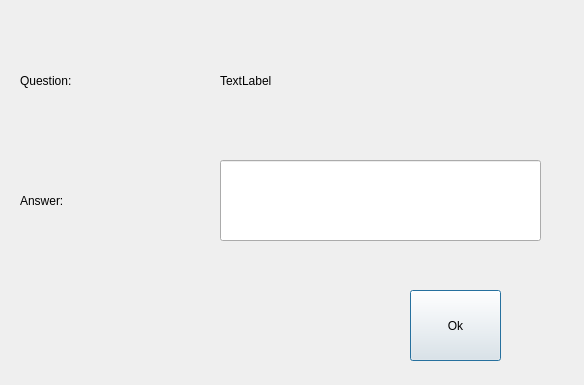
<?xml version="1.0" encoding="UTF-8"?>
<ui version="4.0">
 <class>ArithmeticWindow</class>
 <widget class="QDialog" name="ArithmeticWindow">
  <property name="geometry">
   <rect>
    <x>0</x>
    <y>0</y>
    <width>584</width>
    <height>385</height>
   </rect>
  </property>
  <property name="windowTitle">
   <string>Dialog</string>
  </property>
  <widget class="QLabel" name="label">
   <property name="geometry">
    <rect>
     <x>20</x>
     <y>140</y>
     <width>421</width>
     <height>121</height>
    </rect>
   </property>
   <property name="text">
    <string>Answer:</string>
   </property>
  </widget>
  <widget class="QLineEdit" name="lineEdit">
   <property name="geometry">
    <rect>
     <x>220</x>
     <y>160</y>
     <width>321</width>
     <height>81</height>
    </rect>
   </property>
  </widget>
  <widget class="QLabel" name="label_2">
   <property name="geometry">
    <rect>
     <x>220</x>
     <y>40</y>
     <width>311</width>
     <height>81</height>
    </rect>
   </property>
   <property name="text">
    <string>TextLabel</string>
   </property>
  </widget>
  <widget class="QPushButton" name="pushButton">
   <property name="geometry">
    <rect>
     <x>410</x>
     <y>290</y>
     <width>91</width>
     <height>71</height>
    </rect>
   </property>
   <property name="text">
    <string>Ok</string>
   </property>
  </widget>
  <widget class="QLabel" name="label_3">
   <property name="geometry">
    <rect>
     <x>20</x>
     <y>40</y>
     <width>171</width>
     <height>81</height>
    </rect>
   </property>
   <property name="text">
    <string>Question:</string>
   </property>
  </widget>
 </widget>
 <resources/>
 <connections/>
</ui>
